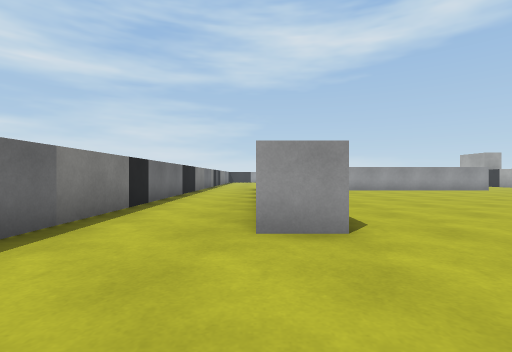
[1] (above)

20 first-person views from a walk through a Unity game level. The camera is 0.62 m above the floor, looks level and sees 85° across. The floor is counted in squares, 1 m on a side. Each view is taken from the middle of a square. On the plan, view 1 faces up. The plan holds only what a view shows up to about 9 squares ahead; the rest is blank. The place goes on beyond the plan. Surface patterns are stand-ins for the level's own textures.

[2]
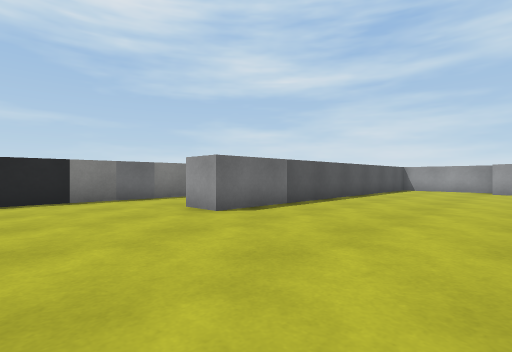

[3]
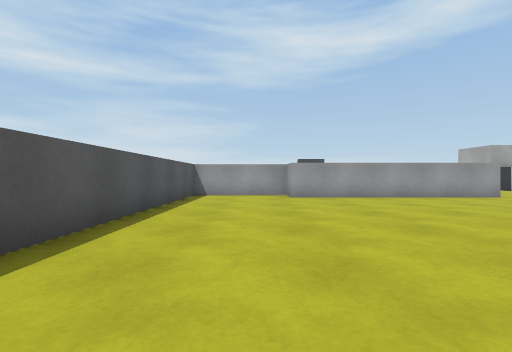

[4]
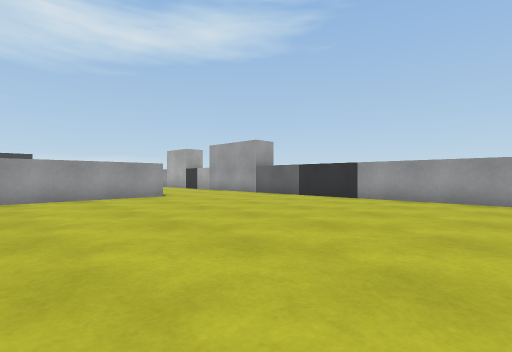

[5]
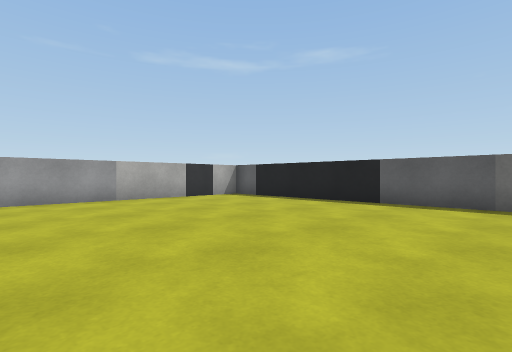

[6]
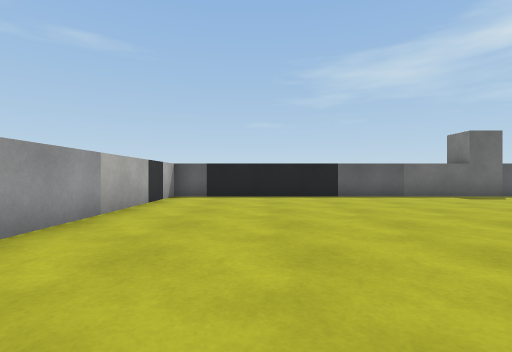

[7]
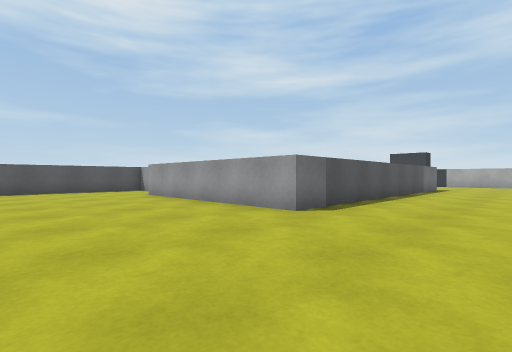

[8]
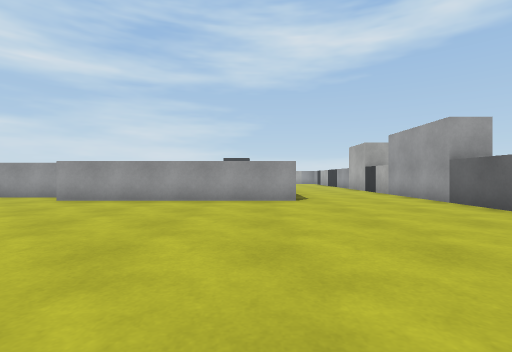

[9]
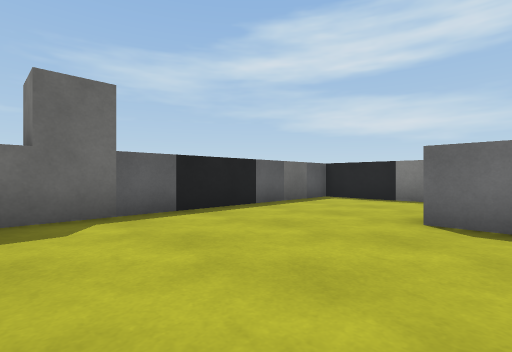

[10]
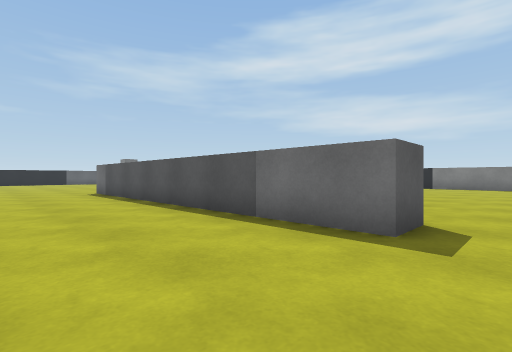

[11]
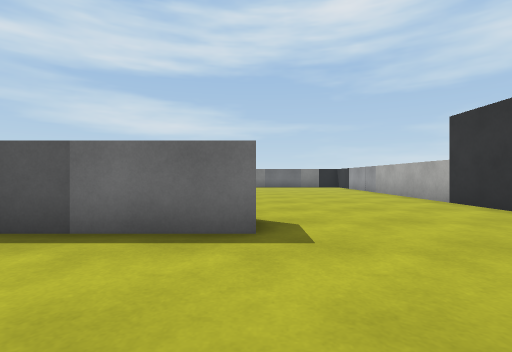

[12]
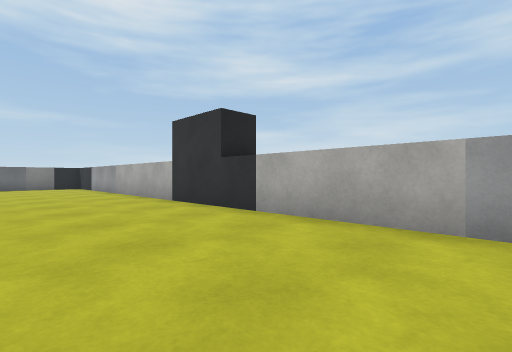

[13]
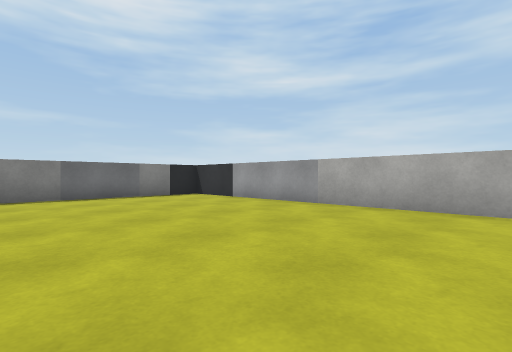

[14]
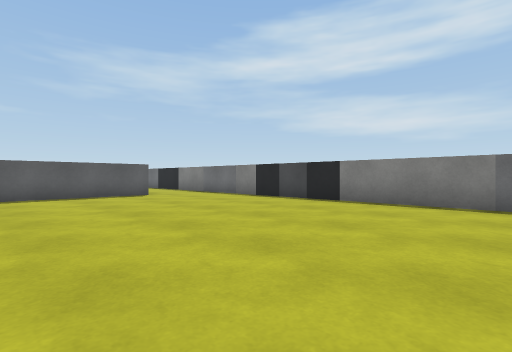

[15]
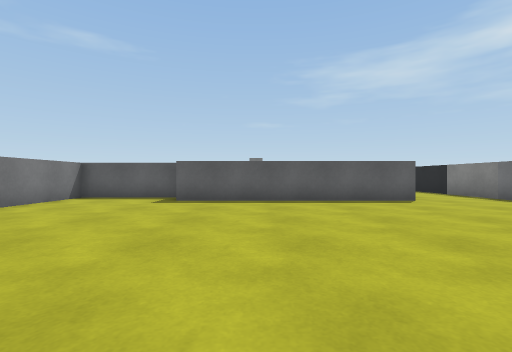

[16]
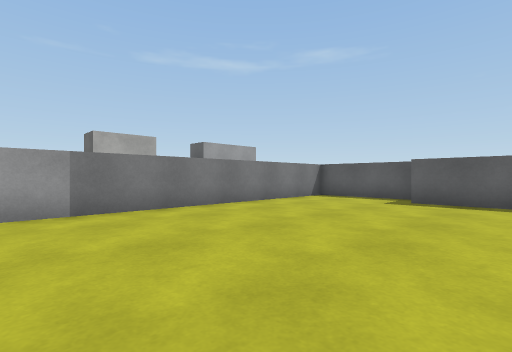

[17]
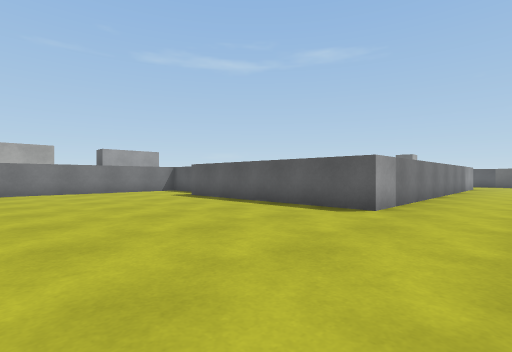

[18]
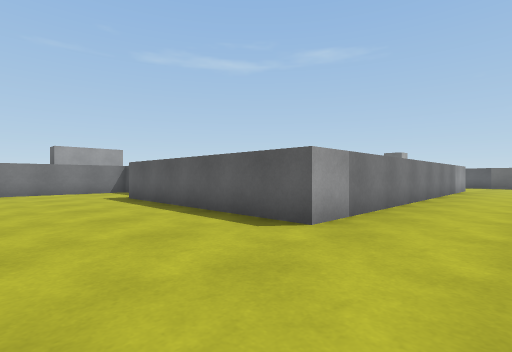

[19]
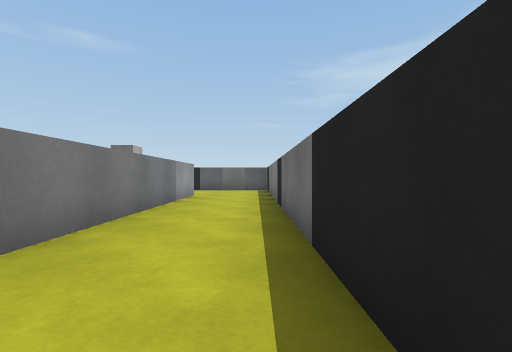

[20]
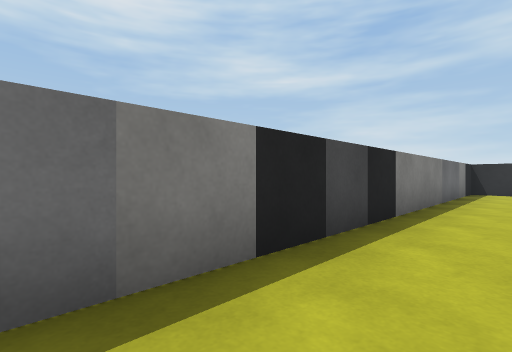

### Floor plan
Ten units are one square. View 1 is at (0, 0); x grows to the right and y downward. Boxes are objects, and circles mark ways between rooms. Rooms are numbered by the first view taken in them; rooms with no view inside come last. Other rooms are left out.
<svg viewBox="-30 -270 170 280">
<path fill="none" stroke="#000" d="M100 -120 40 -120 40 -130 10 -130 10 -30 0 -30M-25 -25 -25 5 135 5 135 -105M90 -220 100 -220 100 -120M62 -130 90 -130 90 -209M-25 -262 -25 -25M129 -265 -22 -265M135 -105 135 -140M0 -30 0 -140 60 -140"/>
<circle cx="-15" cy="-20" r="3" fill="#2a7"/>
<circle cx="120" cy="-103" r="3" fill="#2a7"/>
<text x="70" y="-50">1</text>
<text x="50" y="-190">2</text>
</svg>
Room 1 opens to room 2.

Where each view was taken, in squares from view 1:
view 1: 0 up, 0 right, facing up
view 2: 0 up, 5 right, facing up-left
view 3: 4 up, 3 right, facing up
view 4: 4 up, 6 right, facing up-right
view 5: 6 up, 6 right, facing down-right
view 6: 8 up, 11 right, facing down
view 7: 8 up, 13 right, facing up-left
view 8: 5 up, 9 right, facing up
view 9: 4 up, 5 right, facing down-left
view 10: 23 up, 13 right, facing down-left
view 11: 22 up, 13 right, facing left
view 12: 23 up, 13 right, facing up-left
view 13: 21 up, 6 right, facing up-left
view 14: 23 up, 4 right, facing down-left
view 15: 21 up, 4 right, facing down
view 16: 21 up, 4 right, facing down-right
view 17: 19 up, 2 left, facing down-right
view 18: 17 up, 2 left, facing down-right
view 19: 12 up, 2 left, facing down
view 20: 15 up, 1 left, facing up-left
